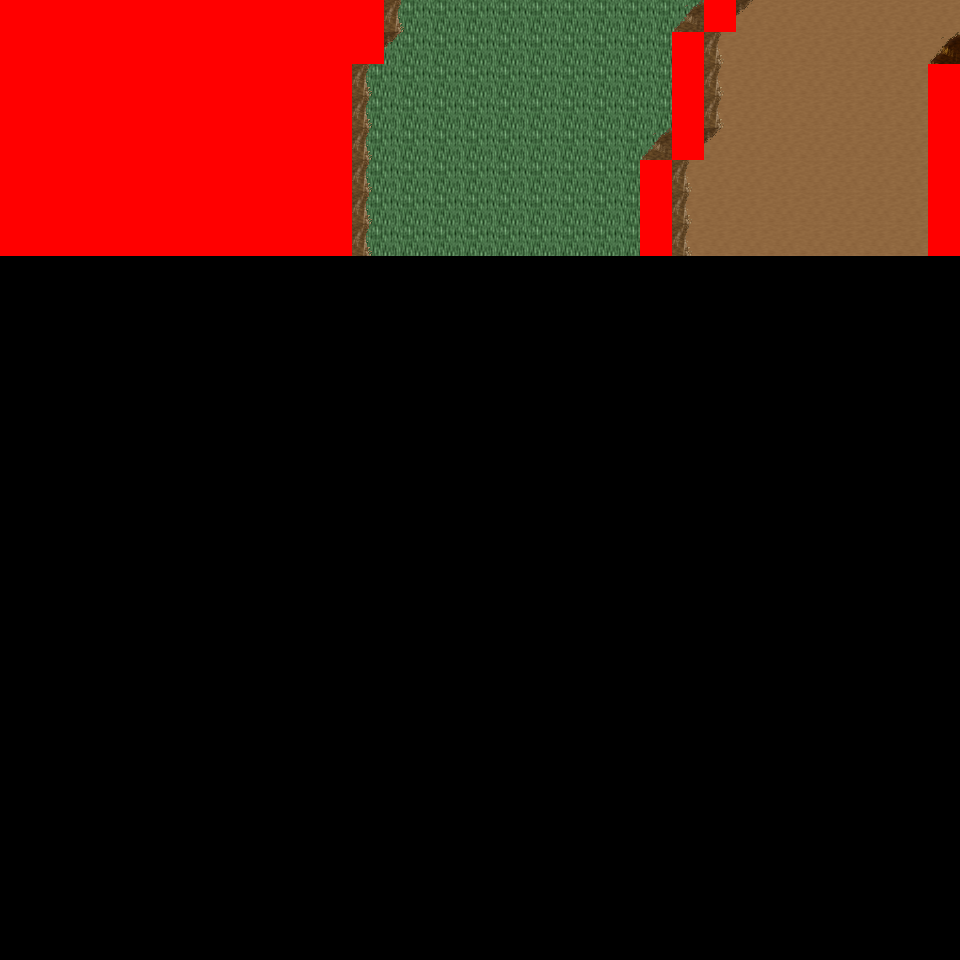

This is a level from a 2D game, rendered from its Tiled map with the project's own tilesets. A one-line summary and the map file follow, with tile-layer data summarised:
An orthogonal 30x30 tile map with 32x32 px tiles, 6 tile layers (Ground, Object, Object2, Above, ...), 8 tilesets and 4 objects (4x mapExit).

<map version="1.0" orientation="orthogonal" renderorder="right-down" width="30" height="30" tilewidth="32" tileheight="32" nextobjectid="5">
  <tileset firstgid="1" name="tileset_logic_collision" tilewidth="32" tileheight="32" tilecount="1" columns="1">
    <image source="../drawable/tileset_logic_collision.png" width="32" height="32" />
  </tileset>
  <tileset firstgid="2" name="tileset_ground_ground" tilewidth="32" tileheight="32" tilecount="33" columns="3">
    <image source="../drawable/tileset_ground_ground.png" width="96" height="352" />
  </tileset>
  <tileset firstgid="35" name="tileset_ground_ridge_earth_pale" tilewidth="32" tileheight="32" tilecount="96" columns="12">
    <image source="../drawable/tileset_ground_ridge_earth_pale.png" width="384" height="256" />
  </tileset>
  <tileset firstgid="131" name="tileset_ground_ridge_earth_dark" tilewidth="32" tileheight="32" tilecount="96" columns="12">
    <image source="../drawable/tileset_ground_ridge_earth_dark.png" width="384" height="256" />
  </tileset>
  <tileset firstgid="227" name="tileset_terrain_desert" tilewidth="32" tileheight="32" tilecount="88" columns="8">
    <image source="../drawable/tileset_terrain_desert.png" width="256" height="352" />
  </tileset>
  <tileset firstgid="315" name="tileset_plant_tree_tree_darkgreen" tilewidth="32" tileheight="32" tilecount="88" columns="8">
    <image source="../drawable/tileset_plant_tree_tree_darkgreen.png" width="256" height="352" />
  </tileset>
  <tileset firstgid="403" name="tileset_plant_cactus_2" tilewidth="32" tileheight="32" tilecount="10" columns="5">
    <image source="../drawable/tileset_plant_cactus_2.png" width="160" height="64" />
  </tileset>
  <tileset firstgid="413" name="tileset_ground_sand_2" tilewidth="32" tileheight="32" tilecount="15" columns="5">
    <image source="../drawable/tileset_ground_sand_2.png" width="160" height="96" />
  </tileset>
  <layer name="Ground" width="30" height="30">
    <data>[900 cells, 240 non-empty, 3 distinct tile ids]</data>
  </layer>
  <layer name="Object" width="30" height="30">
    <data>[900 cells, 58 non-empty, 17 distinct tile ids]</data>
  </layer>
  <layer name="Object2" width="30" height="30">
    <data>[900 cells, 0 non-empty, 0 distinct tile ids]</data>
  </layer>
  <layer name="Above" width="30" height="30">
    <data>[900 cells, 46 non-empty, 15 distinct tile ids]</data>
  </layer>
  <layer name="Above2" width="30" height="30">
    <data>[900 cells, 0 non-empty, 0 distinct tile ids]</data>
  </layer>
  <layer name="Walkable" width="30" height="30">
    <data>[900 cells, 104 non-empty, 1 distinct tile ids]</data>
  </layer>
  <objectgroup name="MapEvents">
    <object id="1" name="north" type="mapExit" x="384" y="0" width="320" height="32">
      <properties>
        <property name="map" value="level_0_x0_y131" />
        <property name="x" value="12" />
        <property name="y" value="28" />
      </properties>
    </object>
    <object id="2" name="north2" type="mapExit" x="736" y="0" width="224" height="32">
      <properties>
        <property name="map" value="level_0_x0_y131" />
        <property name="x" value="23" />
        <property name="y" value="28" />
      </properties>
    </object>
    <object id="3" name="east" type="mapExit" x="928" y="0" width="32" height="64">
      <properties>
        <property name="map" value="level_0_x1_y132" />
        <property name="x" value="1" />
        <property name="y" value="0" />
      </properties>
    </object>
    <object id="4" name="east2" type="mapExit" x="928" y="256" width="32" height="704">
      <properties>
        <property name="map" value="level_0_x1_y132" />
        <property name="x" value="1" />
        <property name="y" value="8" />
      </properties>
    </object>
  </objectgroup>
</map>
